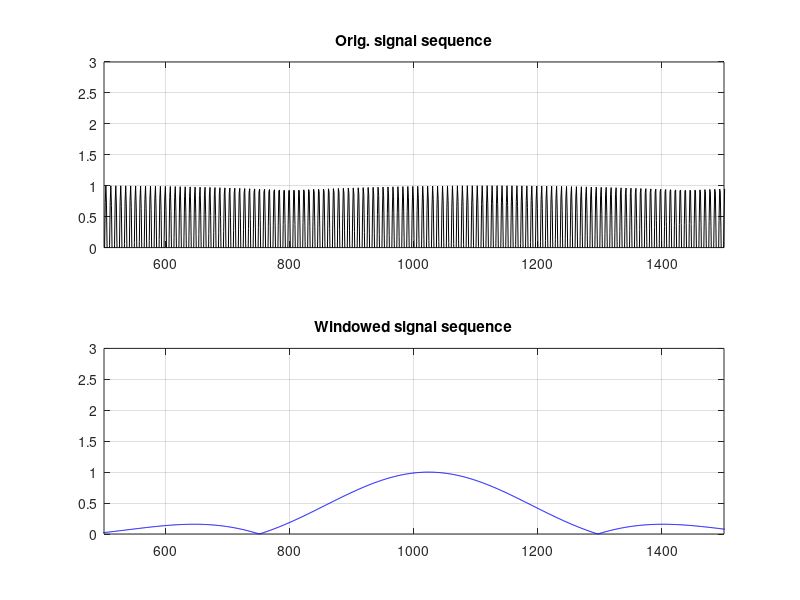
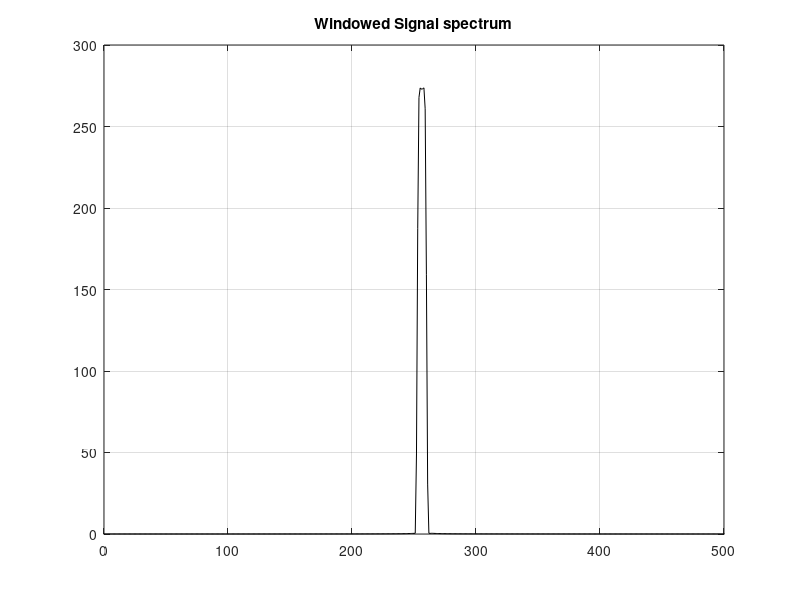

Here is the MATLAB script that generated these plots, in order: (Note: this script raises an error after producing the figures.)
%%
% L-pnt x(n) sequence:
% M-PFFT oversampling_rate = 2, 4/3
% phase consistent correction.

clear;clc;
L = 20000; % original signal length.
M = 256; % polyphase-FFT-length
R = 8; % Taps in each polyphase branch. 
N = M*R; % Polyphase Signal sequence block size
n = 0:L-1;   % sampling index (time)
k = -N/2:N/2-1; % FFT-bin index (normalized frequency) 
srate = 1e3; % sampling rate.
kv = 32; % signal frequency integer-part for M-pnt FFT.
dkv = 0.05; % signal frequency fraction-part for M-pnt FFT.
% dkv = 0;
kvf = kv + dkv;

pha = pi/16;
x = exp(1i*2*pi*kvf/M.*n + 1i*pha); 

ham_win = (hamming(N))'; % hamming window function
sinc_win = fir1(N-1,1/M,rectwin(N)); % sinc window function
sinc_win_norm = sinc_win./max(sinc_win); % nomralized sinc window function
sys_win = sinc_win_norm.*ham_win; % composed system window function

x_win = sys_win.*x(1:N);
X_win = fft(x_win);
X_win_mag = abs(X_win);

% plot time squence data.
figure(1),clf
subplot(2,1,1)
plot(0:N-1,real(x(1:N)),'k-');
ylim([0 3])
xlim([500 1500])
grid on
title('Orig. signal sequence')

subplot(2,1,2)
plot(0:N-1,abs(x_win),'b-');
grid on
title('Windowed signal sequence')
ylim([0 3])
xlim([500 1500])

figure(2),clf
plot(k,fftshift(X_win_mag),'k-');
grid on
title('Windowed Signal spectrum')
xlim([0 500])

%%
os_ratio_str = '1/1'; % the oversampled ratio. os_ratio>1 means that outputs from PFFT's bins refresh faster.
os_ratio = str2num(os_ratio_str);
slide_len = N/os_ratio; % sliding length to form a new frame.

% number of consecutive frames from the orig.squence, 
% deducted from geometric relation.
num_frames = floor((L-N)/slide_len)+1; 
disp(['num_frames: ' num2str(num_frames)])
disp(['slide_length: ' num2str(slide_len)])
disp(['os_ratio: ' num2str(os_ratio)])
%
Yp_frames = zeros(M,num_frames);

for cnt = 1:num_frames
    % for every sliding, compute the current head and tail of the
    % ready-to-pfft sequence.
    head_ptr = 1+(cnt-1)*slide_len;
    tail_ptr = 1+(cnt-1)*slide_len + N-1;
    
    x_reg = x(head_ptr:tail_ptr); % load the ready-to-pfft sequence in register.
    Yp_frames(:,cnt) = pfft(x_reg,sys_win,M,R);
end


% Yp_mag_frames = abs(Yp_frames);

Yp_kv_frames = Yp_frames(kv+1,:);

m = 0:num_frames-1;

phase_rev = -2*pi*R*dkv/os_ratio.*m;
angles_kv = unwrap(angle(Yp_kv_frames));

% Yp_kv_frames_rev = Yp_kv_frames.*(-1).^(-m*kv).*exp(-1i*pi*m*dkv);
angles_kv_rev = angles_kv + phase_rev;

figure(3),clf
hold on
title(['Phase variations in M-PFFT streamline: ','os\_rate = ',os_ratio_str,...
    '; R\cdot\delta=',num2str(R*dkv),'; N=',num2str(N),'; M=',num2str(M)])
plot(m,angles_kv,'ks-','linew',1,'markerfacecolor','b','markersize',10)
plot(m,angles_kv_rev,'ro-','linew',1,'markerfacecolor','r','markersize',10)
xlabel('Sampling points at the k-th bin.(a.u.)')
ylabel('Phase angle (rad)')
legend({'Before correction';'After correction'},'location','northwest')
grid on
% ylim([0 2])
% plot(m,phasor_lags,'b-','linew',1)
%%


%% done
